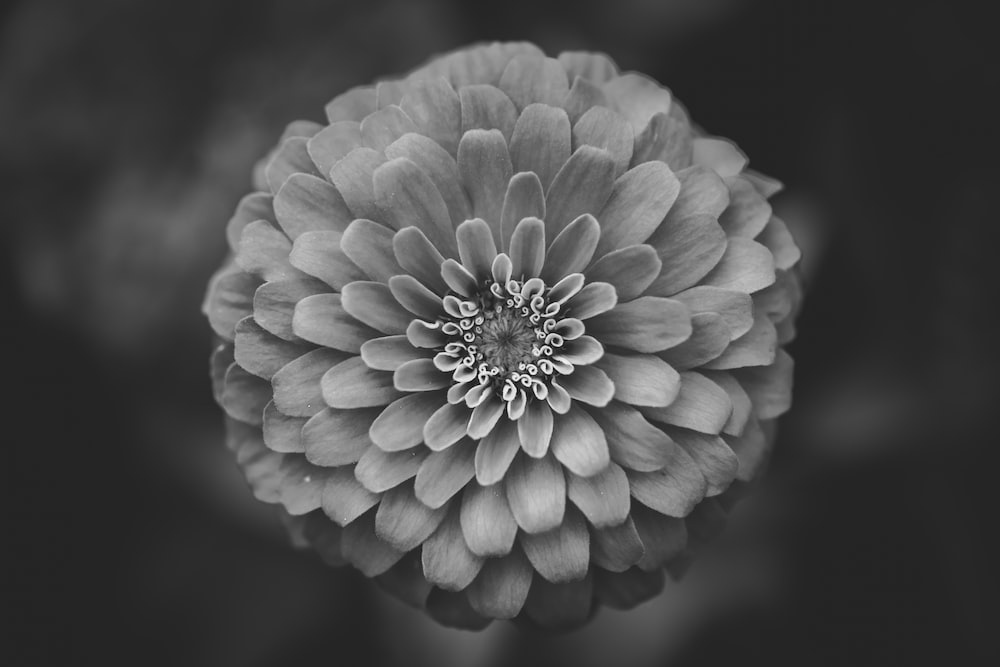
#> input picture Multimedia/Experiment5-DCT-Image/gray.jpeg, 1000 x 667 px; the run also reads 2 pictures not shown here
$ jupyter execute --allow-errors DCT2.ipynb
#> lines starting #> are read from the running program, lines starting #| are printed output that depends on the picture
[cell 1]
import cv2
import numpy as np
import matplotlib.pyplot as plt
from scipy.fftpack import dct, idct
from PIL import Image
import os

[cell 2]
def compress(image_path, output_path, bit):
#> called with image_path = 'gray.jpeg', output_path = 'output1.jpg', bit = 1
    img = cv2.imread(image_path,0)
#> img is the input picture: shape (667, 1000); min 0, max 255, mean 74.7
    img_arr = np.array(img)


    height, width = img_arr.shape
#> height = 667; width = 1000
    h = height
#> h = 667
    w = width
#> w = 1000
    height = height-(height%8)
#> height = 664
    width = width-(width%8)


    img = img.resize((height, width))


    compressed = np.zeros_like(img_arr)
    for i in range(0, height, 8):
        for j in range(0, width, 8):

            block = img_arr[i:i+8, j:j+8]
            dct_block = dct(dct(block.T, norm='ortho').T, norm='ortho').flatten()
            sorted_coeffs = np.argsort(np.abs(dct_block))


            for mm in range(bit,64):
                    dct_block[mm] = 0
            compressed[i:i+8, j:j+8] = idct(idct(dct_block.reshape((8,8)).T, norm='ortho').T, norm='ortho')

    # Save the compressed image
    compressed_img = Image.fromarray(compressed)
    compressed_img = compressed_img.resize((w,h))
    compressed_img.save(output_path)

[cell 3]
img_name = 'gray.jpeg'

#> (a cell that did not finish here is left out)

[cell 5]
img = cv2.imread(img_name,0)
com_img1 =  cv2.imread('output1.jpg',0)
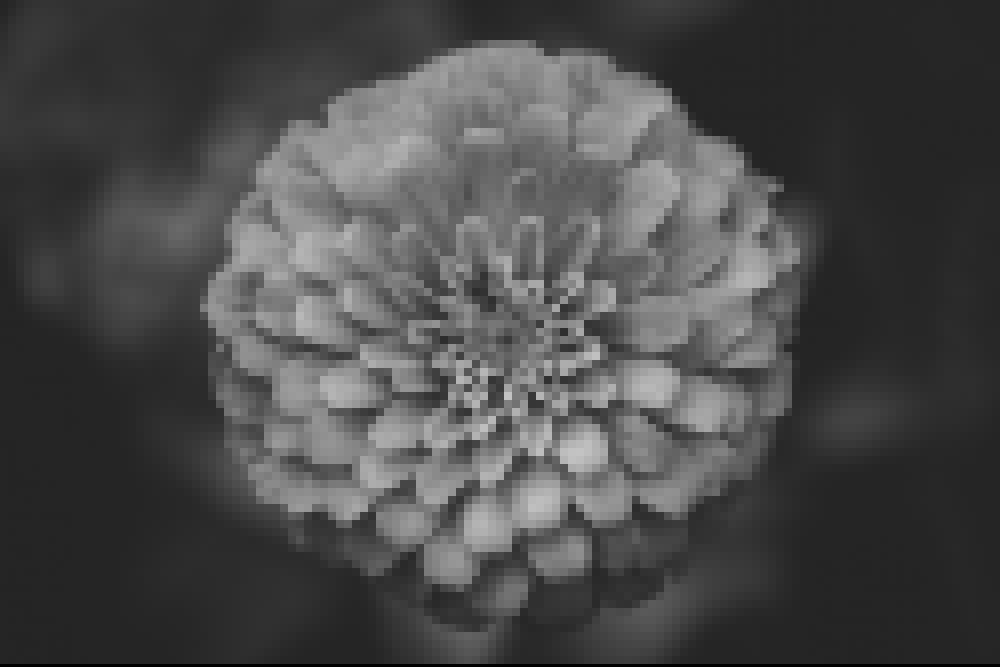
#> input picture Multimedia/Experiment5-DCT-Image/output1.jpg, 1000 x 667 px
#> com_img1 is the input picture: shape (667, 1000); min 0, max 195, mean 74.2
com_img2 =  cv2.imread('output2.jpg',0)
com_img3 =  cv2.imread('output3.jpg',0)

[cell 6]
plt.figure(figsize=(20,10))
plt.subplot(2,2,1)
plt.imshow(img,cmap = 'gray')
plt.title("Original")
plt.subplot(2,2,2)
plt.imshow(com_img1,cmap = 'gray')
plt.title("Compresed 1 bit")
plt.subplot(2,2,3)
plt.imshow(com_img2,cmap = 'gray')
plt.title("Compresed 2 bit")
plt.subplot(2,2,4)
plt.imshow(com_img3,cmap = 'gray')
plt.title("Compresed 5 bit")

plt.show()
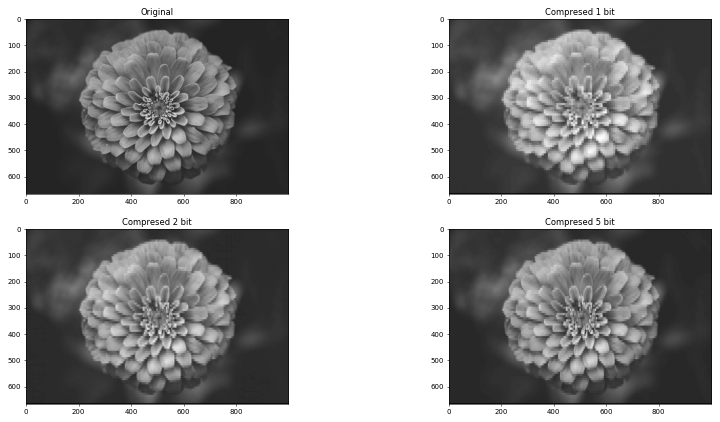
#> figure drawn by matplotlib, 4 panels
